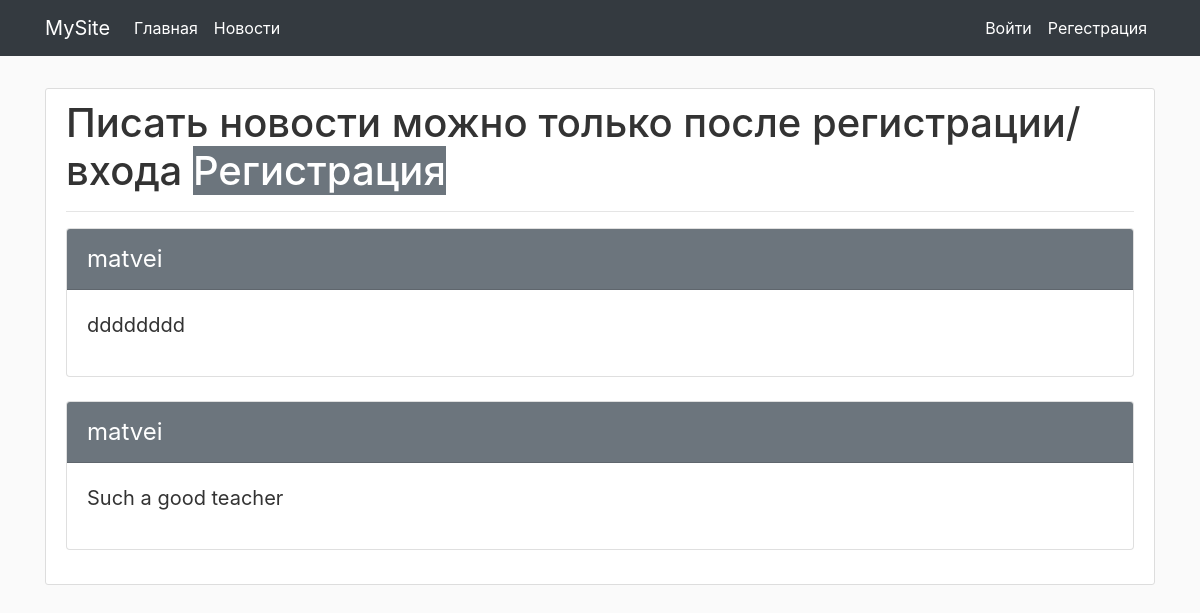
/blog, run on an earlier commit of the app's database.
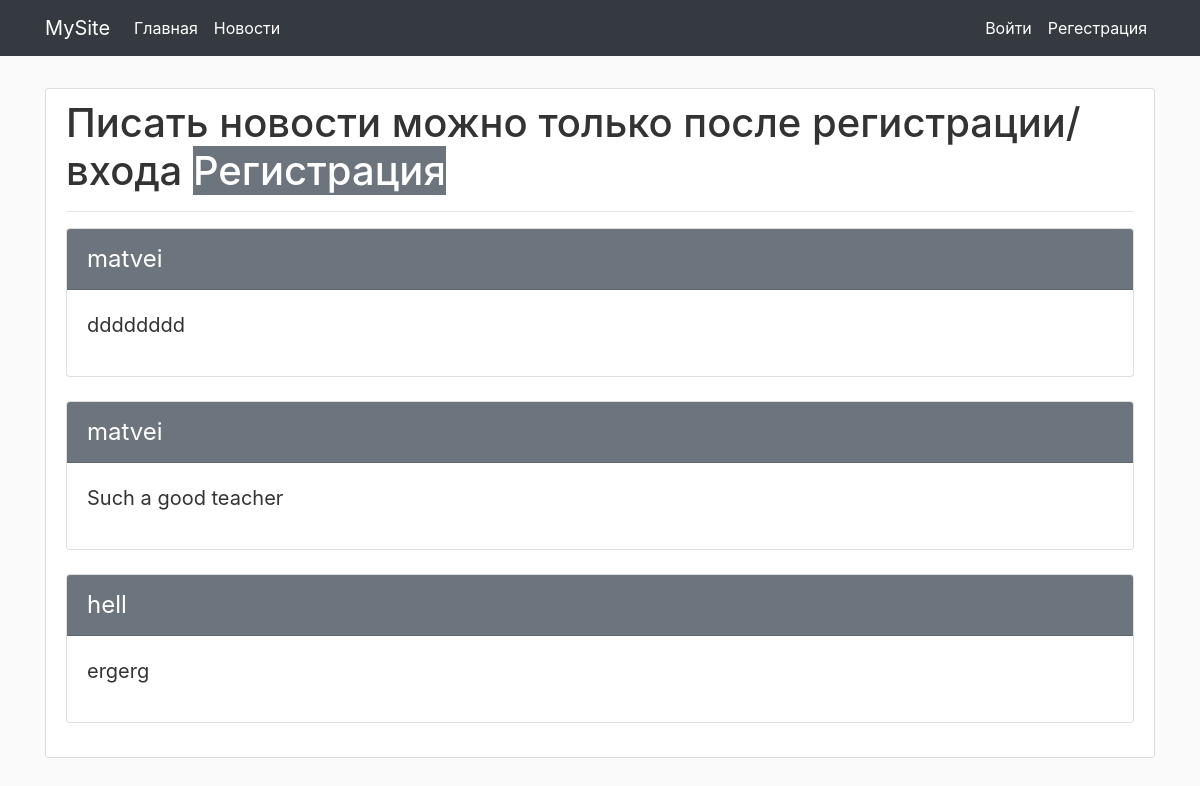
And on a later commit of the database.
### HabrClone/models.py (models this page shows, shortened)
class New(db.Model):
    id = db.Column(db.Integer, primary_key=True)
    article = db.Column(db.String(100),)
    publish_date = db.Column(db.DateTime, default=datetime.utcnow)
    body = db.Column(db.Text)
    user_id = db.Column(db.Integer, db.ForeignKey('user.id'))

class User(UserMixin, db.Model):
    id = db.Column(db.Integer, primary_key=True)
    username = db.Column(db.String(20), unique=True, index=True)
    email = db.Column(db.String(120), unique=True, )
    password = db.Column(db.String(20), )
    avatar = db.Column(db.String(20), default='default.jpg')
    news = db.relationship('New', backref='author', lazy=True)
    zvonki = db.relationship('Zvonok', backref='author', lazy=True)

### HabrClone/routes.py (the view)
@App.route('/blog', methods=['GET', 'POST'])
def news():
    form = NewsForm()
    if form.validate_on_submit():
        new = New(article=current_user.username, body=form.body.data, user_id=current_user.id)
        db.session.add(new)
        db.session.commit()
        flash('Новость опубликована!', 'success')
        return redirect(url_for('news'))
    news = New.query.all()
    return render_template('blog.html', title='Блог', form=form, news=news)

### HabrClone/templates/blog.html
{% extends 'base.html' %}
{% block content %}
<section class="content-section">
    {% if current_user.is_authenticated %}
    <h1>Привет, {{ current_user.username }}! Напиши что-нибудь:</h1>
    <form method="post">
        {{ form.hidden_tag() }}
        <div class="form-group">
            {{ form.body.label }}
            {{ form.body(class='form-control', cols=32, rows=6) }}
            {% for error in form.body.errors %}
            <div class="class alert alert-danger">{{ error }}</div>
            {% endfor %}
        </div>
        {{ form.submit(class='btn btn-info') }}
    </form>
    {% else %}
    <h1>Писать новости можно только после регистрации/входа <span class="badge-secondary"><a href="{{ url_for('register') }}" class="dark">Регистрация</a></span></h1>
{% endif %}
    <hr>
{% for new in news %}
<div class="card new">
    <div class="card-header bg-secondary">
        {{ new.author.username }}
    </div>
    <div class="card-body">
        <blockquote class="blockquote mb-0">
            <p>{{ new.body }}</p>
        </blockquote>
    </div>
</div>
{% endfor %}
</section>
{% endblock %}

### HabrClone/templates/base.html (shortened to what this page needs)
<!DOCTYPE html>
<html lang="en">
<head>
    <link rel="stylesheet" href="https://stackpath.bootstrapcdn.com/bootstrap/4.5.0/css/bootstrap.min.css"
>
    <link rel="stylesheet" href="{{ url_for('static', filename='css/style.css') }}">
    <link type="text/css" rel="stylesheet" href="{{ url_for('static', filename='css/error.css') }}"/>
</head>
<body>
<nav class="navbar navbar-expand-lg navbar-dark bg-dark">
    <div class="container">
        <a class="navbar-brand" href="{{ url_for('index') }}">MySite</a>
        <div class="collapse navbar-collapse" id="navbarSupportedContent">
            <ul class="navbar-nav mr-auto">
                <li class="nav-item active">
                    <a class="nav-link" href="{{ url_for('index') }}">Главная</a>
                </li>
                <li class="nav-item active">
                    <a class="nav-link" href="{{ url_for('news') }}">Новости</a>
                </li>
            </ul>
            <div class="navbar-nav">
                <ul class="navbar-nav mr-auto">
                    <li class="nav-item active">
                        {% if current_user.is_anonymous %}
                            <a class="nav-link" href="{{ url_for('login') }}">Войти</a>
                        {% else %}
                            <a class="nav-link" href="{{ url_for('logout') }}">Выйти</a>
                        {% endif %}
                    </li>
                    <li class="nav-item active">
                        {% if current_user.is_anonymous %}
                            <a class="nav-link" href="{{ url_for('register') }}">Регестрация</a>
                        {% else %}
                            <a class="nav-link" href="{{ url_for('account') }}">Профиль</a>
                        {% endif %}
                    </li>
                </ul>
            </div>
        </div>
    </div>
</nav>
<div class="container">
    {% block content %}
    {% endblock %}
</div>
</body>
</html>

### HabrClone/static/css/style.css (style rules this page uses)
body { background: #fafafa; color: #333333; }
.badge-secondary { color: #fff; }
.content-section { background: #ffffff; padding: 10px 20px; border: 1px solid #dddddd; border-radius: 3px; margin-bottom: 20px; }
.navbar { margin-bottom: 2em; }
a { text-decoration: none; }
a.dark { color: #fff; }
.new { margin-bottom: 1.5em; }
.card-header { font-size: 24px; color: #fff; }

What changed in the data, as far as the page shows it:
added New: author.username "hell", body "ergerg"
